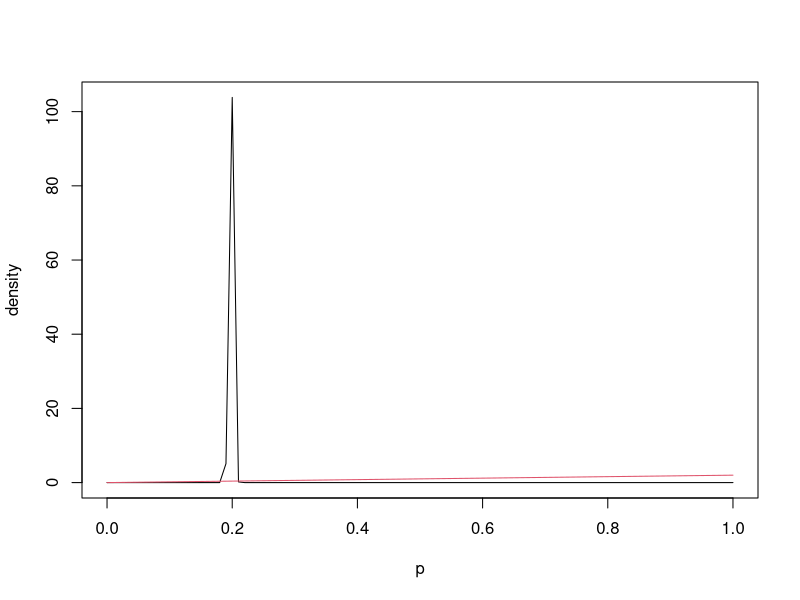
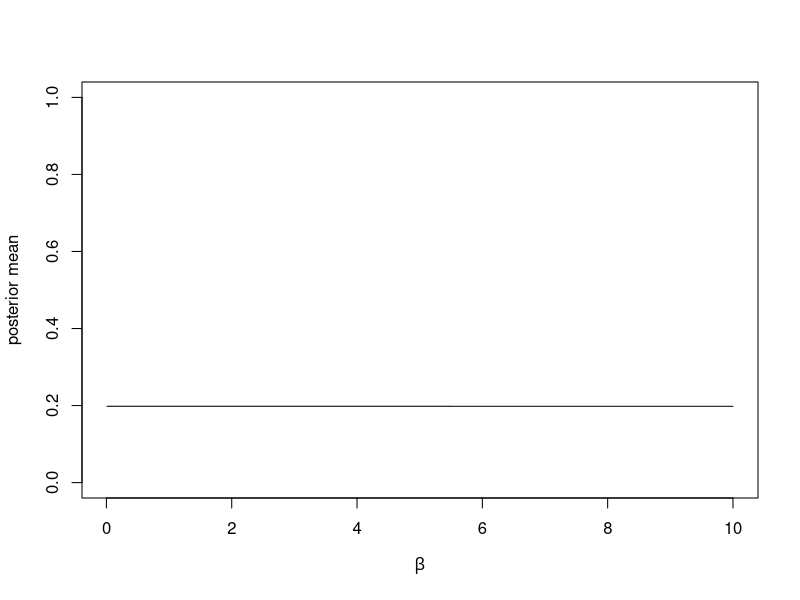
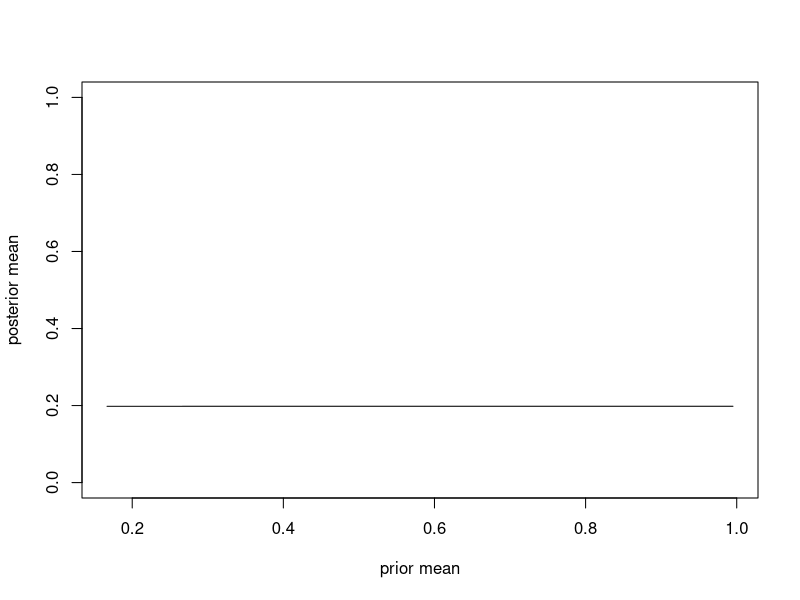
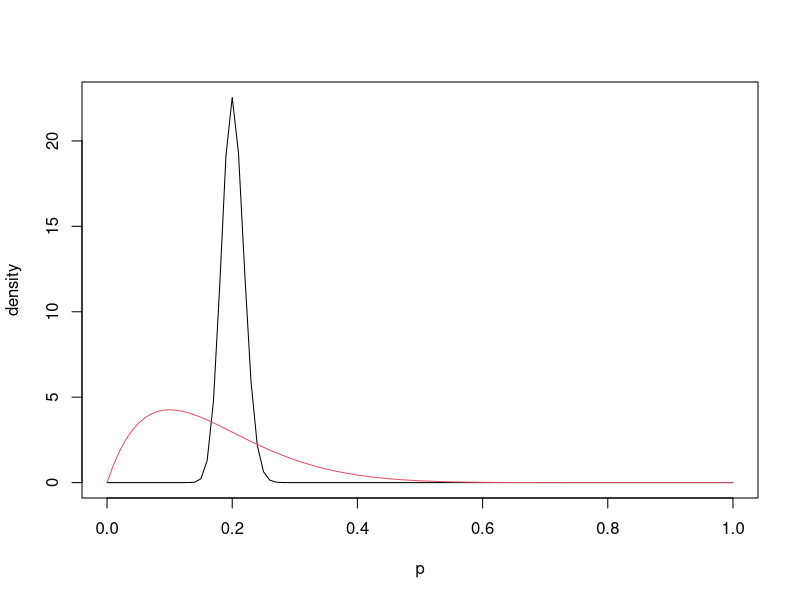
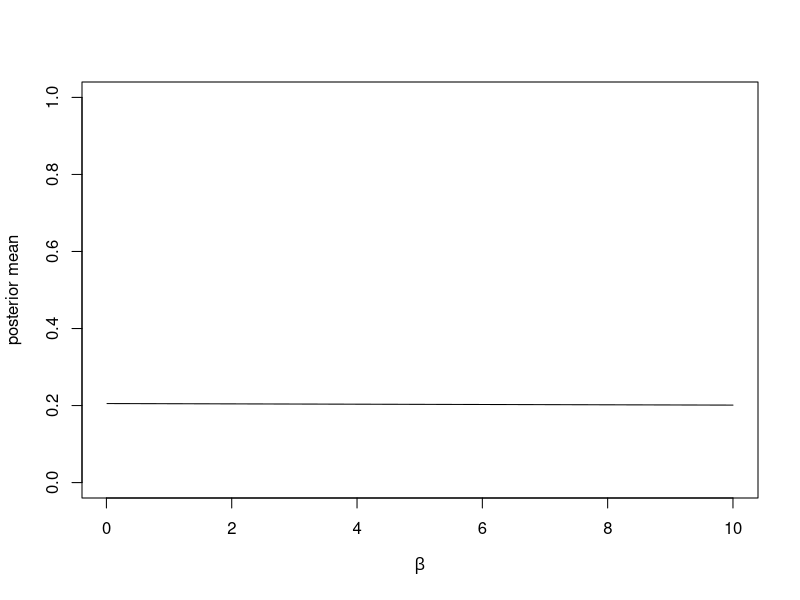
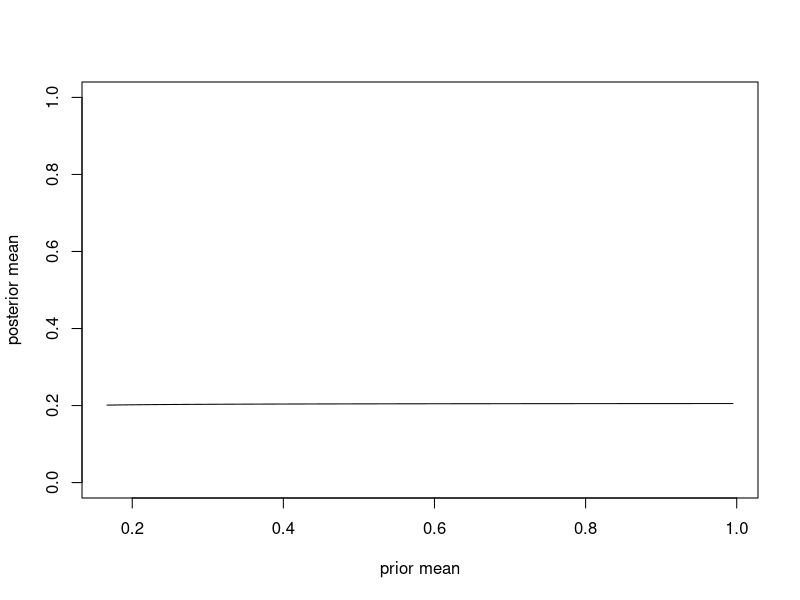

The R script that drew these images, in order:
#The posterior distribution is Beta(sum(x) + \alpha, 100*N - sum(x) + \beta )


# Function for posterior distribution -------------------------------------
#This function computes the posterior distribution
#It has four inputs: sum.x and N describing the data, and alpha and beta (both numerics correpsonding to the prior distribution)
#It outputs a vector evaluating the posterior dstirbution at [0, 0.01, 0.02, ..., 10]
evaluate.posterior <- function(sum.x, N, alpha, beta){
  
  
  #Create grid
  p <- seq(0, 1, 0.01)
  
  #Evaluate posterior
  posterior <- dbeta(p, sum.x + alpha, 100*N - sum.x + beta)
  
  #Return posterior
  return(posterior)
}



# Large data scenario -----------------------------------------------------
p <- seq(0, 1, 0.01) #Create grid of p values
beta <- seq(0.01, 10, 0.01) #Create grid of beta values
all.posteriors <- sapply(beta, evaluate.posterior, sum.x = 2971, N = 150, alpha = 2)


#Plot Posterior and Prior
plot(p, all.posteriors[, 100], type = 'l', xlab = "p", ylab = "density")
lines(p, dbeta(p, 2, beta[100]), col = 2)

#The prior mean is alpha/ alpha + beta. The posterior mean is sum(x) + alpha / alpha + beta + 100N
prior.mean <- 2/(2 + beta)
posterior.mean <- (2971 + 2)/(2 + 100*150 + beta)

#Create Plots
plot(beta, posterior.mean, type = 'l', ylim = c(0, 1), xlab = expression(beta), ylab = "posterior mean")
plot(prior.mean, posterior.mean, type = 'l', ylim = c(0, 1), xlab = "prior mean", ylab = "posterior mean")



# Low data scenario -----------------------------------------------------
p <- seq(0, 1, 0.01) #Create grid of p values
beta <- seq(0.01, 10, 0.01) #Create grid of beta values
all.posteriors <- sapply(beta, evaluate.posterior, sum.x = 101, N = 5, alpha = 2)


#Plot Posterior and Prior
plot(p, all.posteriors[, 1000], type = 'l', xlab = "p", ylab = "density")
lines(p, dbeta(p, 2, beta[1000]), col = 2)

#The prior mean is alpha/ alpha + beta. The posterior mean is sum(x) + alpha / alpha + beta + 100N
prior.mean <- 2/(2 + beta)
posterior.mean <- (101 + 2)/(2 + 100*5 + beta)

#Create Plots
plot(beta, posterior.mean, type = 'l', ylim = c(0, 1), xlab = expression(beta), ylab = "posterior mean")
plot(prior.mean, posterior.mean, type = 'l', ylim = c(0, 1), xlab = "prior mean", ylab = "posterior mean")


#This one is pretty invariant to the choice of prior parameter for beta in low data settings. If you start changing alpha too, it becomes much less invariant.


